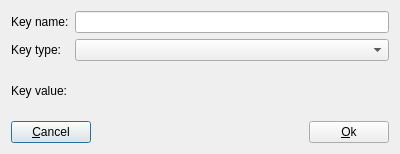
<?xml version="1.0" encoding="UTF-8"?>
<ui version="4.0">
 <class>DlgAddKey</class>
 <widget class="QDialog" name="DlgAddKey">
  <property name="geometry">
   <rect>
    <x>0</x>
    <y>0</y>
    <width>400</width>
    <height>154</height>
   </rect>
  </property>
  <property name="sizePolicy">
   <sizepolicy hsizetype="Preferred" vsizetype="Fixed">
    <horstretch>0</horstretch>
    <verstretch>0</verstretch>
   </sizepolicy>
  </property>
  <property name="windowTitle">
   <string>Dialog</string>
  </property>
  <layout class="QVBoxLayout" name="verticalLayout">
   <item>
    <layout class="QGridLayout" name="gridLayout">
     <item row="0" column="0">
      <widget class="QLabel" name="LblKeyName">
       <property name="text">
        <string>Key name:</string>
       </property>
      </widget>
     </item>
     <item row="1" column="0">
      <widget class="QLabel" name="LblKeyType">
       <property name="text">
        <string>Key type:</string>
       </property>
      </widget>
     </item>
     <item row="2" column="0">
      <widget class="QLabel" name="LblKeyValue">
       <property name="text">
        <string>Key value:</string>
       </property>
      </widget>
     </item>
     <item row="0" column="1">
      <widget class="QLineEdit" name="EdtKeyName"/>
     </item>
     <item row="1" column="1">
      <widget class="QComboBox" name="CmbKeyType"/>
     </item>
    </layout>
   </item>
   <item>
    <layout class="QHBoxLayout" name="horizontalLayout">
     <item>
      <widget class="QPushButton" name="BtnCancel">
       <property name="text">
        <string>&amp;Cancel</string>
       </property>
      </widget>
     </item>
     <item>
      <spacer name="horizontalSpacer">
       <property name="orientation">
        <enum>Qt::Horizontal</enum>
       </property>
       <property name="sizeHint" stdset="0">
        <size>
         <width>40</width>
         <height>20</height>
        </size>
       </property>
      </spacer>
     </item>
     <item>
      <widget class="QPushButton" name="BtnOk">
       <property name="text">
        <string>&amp;Ok</string>
       </property>
      </widget>
     </item>
    </layout>
   </item>
  </layout>
 </widget>
 <resources/>
 <connections/>
</ui>
